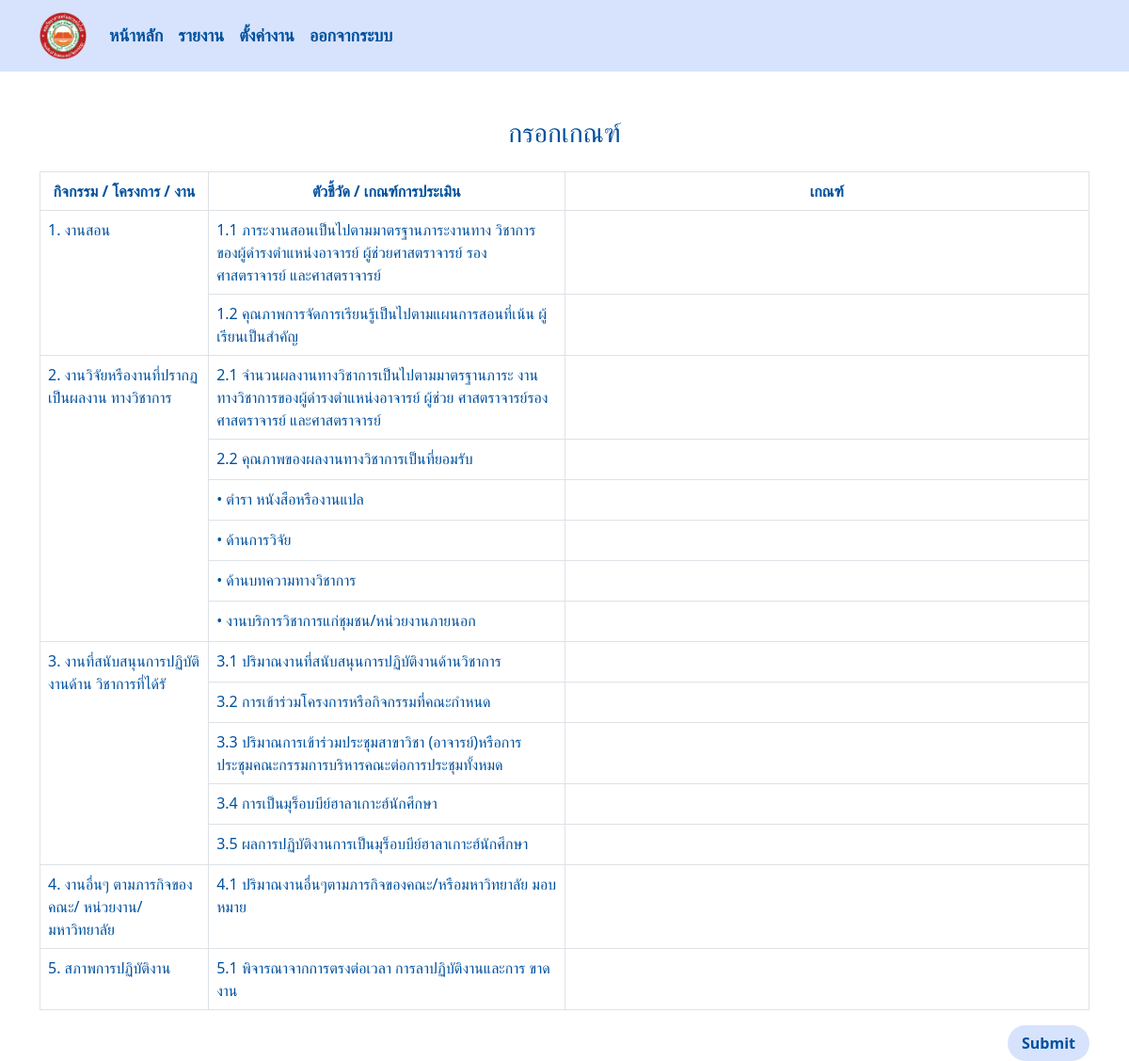
The app's page /formreport/ (signed in) with its own data.
### managesystem/models.py (models this page shows, shortened)
class Work(models.Model):
    name = models.CharField(max_length=50)
    indicator = models.ManyToManyField(Indicator)

class Indicator(models.Model):
    indicator = models.TextField(default='None')
    unitsfordeansmin = models.PositiveIntegerField(
        default=0,  # Set default value to 0
        validators=[
            MinValueValidator(0),  # Minimum value
            MaxValueValidator(100)  # Maximum value (adjust as needed)
        ]
    )
    unitsfordeansmax = models.PositiveIntegerField(
        default=0,  # Set default value to 0
        validators=[
            MinValueValidator(0),  # Minimum value
            MaxValueValidator(100)  # Maximum value (adjust as needed)
        ]
    )
    unitsforlecturers = models.PositiveIntegerField(
        default=0,  # Set default value to 0
        validators=[
            MinValueValidator(0),  # Minimum value
            MaxValueValidator(100)  # Maximum value (adjust as needed)
        ]
    )
    unitsforemployees = models.PositiveIntegerField(
        default=0,  # Set default value to 0
        validators=[
            MinValueValidator(0),  # Minimum value
            MaxValueValidator(100)  # Maximum value (adjust as needed)
        ]
    )
    def __str__(self):
        return f"{self.indicator}"

### managesystem/views.py (the view, shortened to what this page needs)
# urls.py: path('formreport/',views.formreport_view,name='formreport'),
@login_required
def formreport_view(request):
    selected_position = request.GET.get('position')
    if selected_position is None:
        employees = Employee.objects.all()
    else:
        employees = Employee.objects.filter(position=selected_position)
    work_units = Work.objects.all()
    context = {
        'employees': employees,
        'work_units': work_units,
        'selected_position': selected_position,
    }
    return render(request, 'formreport.html', context)

### templates/formreport.html (shortened to what this page needs)
{% include 'navbar.html' %}
<!DOCTYPE html>
<html lang="en">
<head>
    {% load static %}
    <link rel="stylesheet" href="{% static 'css/formreport.css' %}">
</head>
<body>
   <div class="container mt-5">
    <h3 class="text-center mb-4">กรอกเกณฑ์</h3>
    <div class="table-responsive">
        <form action="" method="POST">
            <table id="workdata-table" class="table table-bordered">
                <thead class="thead-dark">
                    <tr class="text-center">
                        <th data-filter="true" data-filter-type="select">กิจกรรม / โครงการ / งาน</th>
                        <th data-filter="true" data-filter-type="select">ตัวชี้วัด / เกณฑ์การประเมิน</th>
                        <th data-filter="true" data-filter-type="select">เกณฑ์</th>
                    </tr>
                </thead>
                <tbody>
                    {% for works in work_units %}
                    <tr>
                        <td rowspan="{{ works.indicator.count }}">{{ works.name }}</td>
                        <td>{{ works.indicator.all.0 }}</td>
                        <td class="text-center w-50">
                            <input type="number" value=""
                            name="" >
                        </td>
                    </tr>
                    {% for indicator in works.indicator.all|slice:"1:" %}
                    <tr>
                        <td>{{ indicator }}</td>
                        <td class="text-center w-50">
                            <input type="number" value=""
                            name="" >
                        </td>
                    </tr>
                    {% endfor %}
                    {% endfor %}
                </tbody>
            </table>
            <div class="d-flex justify-content-end">
                <button type="submit" style="border-radius: 50px;">Submit</button>
            </div>
        </form>
    </div>
</div>
</body>
</html>

### static/css/formreport.css (style rules this page uses)
h1,h2,h3,h4,h5,h6,p,td,th { color: #00509D; }
input { background: none; border: none; width: 100%; }
button { background-color: #D7E3FC; border: 0px; padding: 7px 15px; color: #00509D; font-weight: bold; }

### records on screen
Work: name "1. งานสอน", indicator.all.0 "1.1 ภาระงานสอนเป็นไปตามมาตรฐานภาระงานทาง วิชาการของผู้ดำรงตำแหน่งอาจารย์ ผู้ช่วยศาสตราจารย์ รอง ศาสตราจารย์ และศาสตราจารย์"
Indicator: indicator "1.2 คุณภาพการจัดการเรียนรู้เป็นไปตามแผนการสอนที่เน้น ผู้เรียนเป็นสำคัญ"
Work: name "2. งานวิจัยหรืองานที่ปรากฏเป็นผลงาน ทางวิชาการ", indicator.all.0 "2.1 จำนวนผลงานทางวิชาการเป็นไปตามมาตรฐานภาระ งานทางวิชาการของผู้ดำรงตำแหน่งอาจารย์ ผู้ช่วย ศาสตราจารย์รองศาสตราจารย์ และศาสตราจารย์"
Indicator: indicator "2.2 คุณภาพของผลงานทางวิชาการเป็นที่ยอมรับ"
Indicator: indicator "• ตำรา หนังสือหรืองานแปล"
Indicator: indicator "• ด้านการวิจัย"
Indicator: indicator "• ด้านบทความทางวิชาการ"
Indicator: indicator "• งานบริการวิชาการแก่ชุมชน/หน่วยงานภายนอก"
Work: name "3. งานที่สนับสนุนการปฏิบัติงานด้าน วิชาการที่ได้รั", indicator.all.0 "3.1 ปริมาณงานที่สนับสนุนการปฏิบัติงานด้านวิชาการ"
Indicator: indicator "3.2 การเข้าร่วมโครงการหรือกิจกรรมที่คณะกำหนด"
Indicator: indicator "3.3 ปริมาณการเข้าร่วมประชุมสาขาวิชา (อาจารย์)หรือการ ประชุมคณะกรรมการบริหารคณะต่อการประชุมทั้งหมด"
Indicator: indicator "3.4 การเป็นมุร็อบบีย์ฮาลาเกาะฮ์นักศึกษา"
Indicator: indicator "3.5 ผลการปฏิบัติงานการเป็นมุร็อบบีย์ฮาลาเกาะฮ์นักศึกษา"
Work: name "4. งานอื่นๆ ตามภารกิจของคณะ/ หน่วยงาน/มหาวิทยาลัย", indicator.all.0 "4.1 ปริมาณงานอื่นๆตามภารกิจของคณะ/หรือมหาวิทยาลัย มอบหมาย"
Work: name "5. สภาพการปฏิบัติงาน", indicator.all.0 "5.1 พิจารณาจากการตรงต่อเวลา การลาปฏิบัติงานและการ ขาดงาน"
